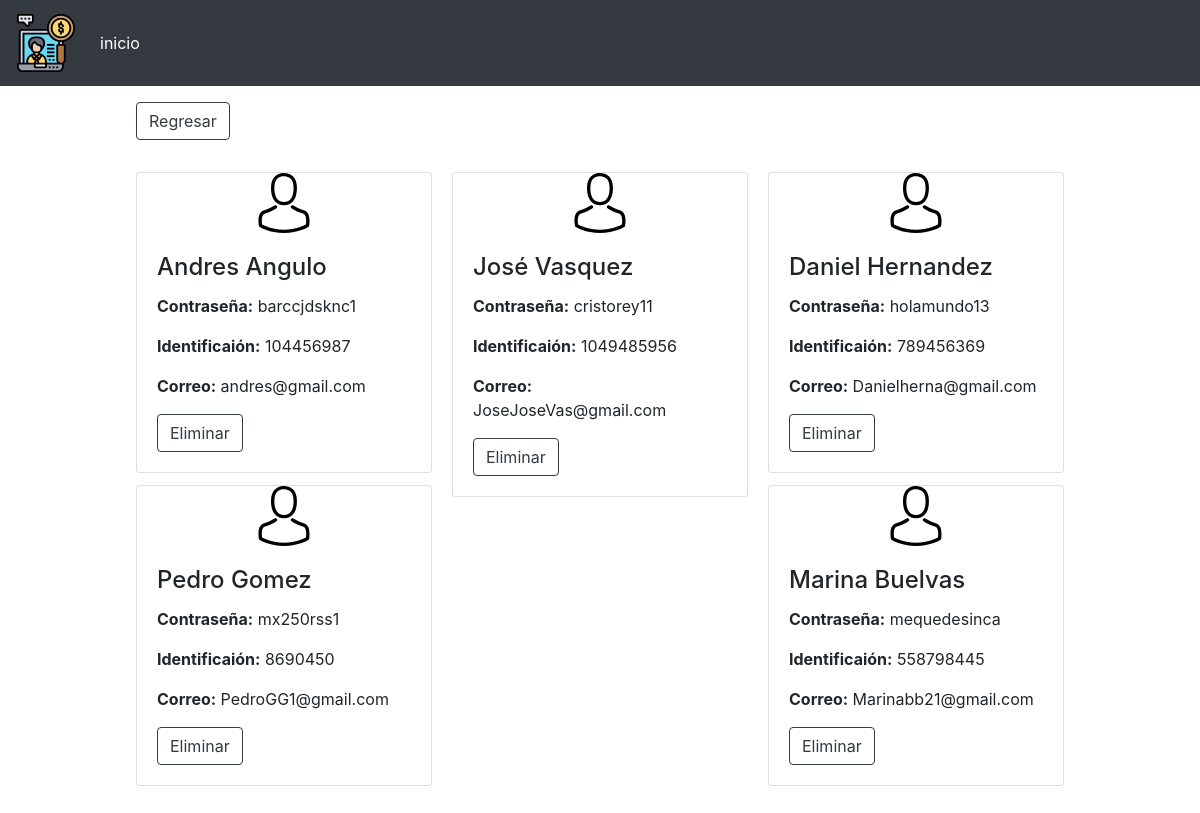
Screenshot of /php/mostrarno.php with the database file from the repository.
### tables this page shows
CREATE TABLE `tb_estudiante` (
  `identi` varchar(255) NOT NULL COMMENT 'Identificación',
  `Nombre` varchar(35) NOT NULL,
  `Contraseña` varchar(12) NOT NULL,
  `correo` varchar(35) NOT NULL
);

### php/mostrarno.php (the view, shortened to what this page needs)
<!DOCTYPE html>
<html>
<head>
    <link rel="stylesheet" href="https://cdn.jsdelivr.net/npm/bootstrap@4.5.3/dist/css/bootstrap.min.css"
>
    <link rel="stylesheet" href="../css/menu.css">
</head>
<body>
		<div class="cont">
	<?php
	$conex = mysqli_connect("localhost:3306","root","","db_escuela");
		if ($conex){
		    $consulta = "SELECT * FROM tb_estudiante";
		    $resultado = mysqli_query($conex,$consulta);
    		if($resultado){
    			?>
    			<a href="/nomina/php/account.php" class="btn btn-outline-dark m-3">Regresar</a>
    			<div class="card-columns m-3">
    			<?php
        		while($row = $resultado->fetch_array()){
        			?>
        			 <div class="card">
		                 <img class="card-img-top" src="../img/avatar.svg" width="60" height="60" alt="">
		                 <div class="card-body">
                     			<h4 class="card-title"> <?php echo $row['Nombre']; ?> </h4>
                     			<form action="eliminar.php" method="POST" accept-charset="utf-8">
                     			<p class="card-text"> <b>Contraseña:</b> <?php echo $row['Contraseña']; ?></p>
                     			<p class="card-text"> <b>Identificaión:</b> <?php echo $row['identi']; ?></p>
                     			<p class="card-text"><b>Correo:</b> <?php echo $row['correo']; ?></p>
                     			<button class="btn btn-outline-dark" type="submit">Eliminar</button>
                     			</form>
              			  </div>
             		  </div>
        			<?php
        }
       ?>
       </div>
       <?php
    }
}
	?>
		</div>
</body>
</html>

### css/menu.css (style rules this page uses)
.cont { width: 80%; max-width: 1000px; overflow: hidden; margin-left: 10%; }

### rows the page displays
tb_estudiante: Nombre "Andres Angulo", Contraseña "barccjdsknc1", identi "104456987", correo "andres@gmail.com"
tb_estudiante: Nombre "Pedro Gomez", Contraseña "mx250rss1", identi "8690450", correo "PedroGG1@gmail.com"
tb_estudiante: Nombre "José Vasquez", Contraseña "cristorey11", identi "1049485956", correo "JoseJoseVas@gmail.com"
tb_estudiante: Nombre "Daniel Hernandez", Contraseña "holamundo13", identi "789456369", correo "Danielherna@gmail.com"
tb_estudiante: Nombre "Marina Buelvas", Contraseña "mequedesinca", identi "558798445", correo "Marinabb21@gmail.com"
